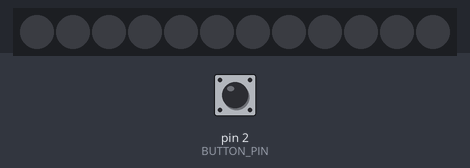
This sketch was run on a simulated Arduino Uno, built with avr-gcc and run on an emulated ATmega328P. Parts: 12 RGB LEDs in strip order, left to right. The inputs (shaded band) are chosen by the test bench; at power-on: pin 2 (BUTTON_PIN) HIGH. Dim RGB values are drawn brighter than linear.

Above: at 1.2 s.
1.3 s: pin 2 (BUTTON_PIN) pulled LOW for 0.15 s
At 1.63 s:
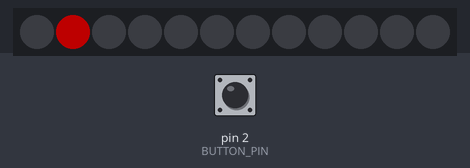
2.0 s: pin 2 (BUTTON_PIN) pulled LOW for 1 s
At 2.7 s:
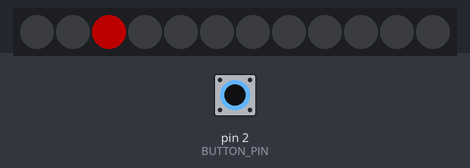
3.6 s: pin 2 (BUTTON_PIN) pulled LOW for 0.15 s
At 3.79 s:
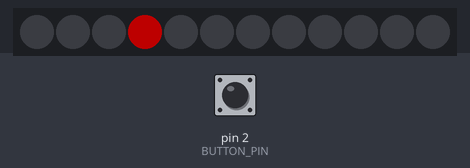
4.3 s: pin 2 (BUTTON_PIN) pulled LOW for 1 s
At 4.84 s:
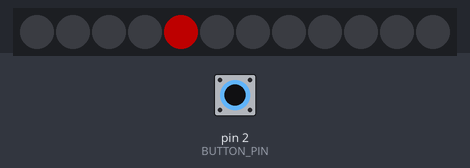
Timing chart, 0 to 6.9 s (numbered marks = the images above; inputs shaded):
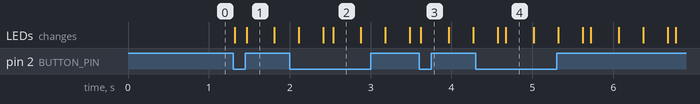

The sketch:

ledring_taster_im_kreis_puls.ino
```cpp
#include <Adafruit_NeoPixel.h>

#define BUTTON_PIN   2    // Digital IO pin connected to the button.  This will be
                          // driven with a pull-up resistor so the switch should
                          // pull the pin to ground momentarily.  On a high -> low
                          // transition the button press logic will execute.

#define PIXEL_PIN    11    // Digital IO pin connected to the NeoPixels.

#define PIXEL_COUNT 12

// Parameter 1 = number of pixels in strip,  neopixel stick has 8
// Parameter 2 = pin number (most are valid)
// Parameter 3 = pixel type flags, add together as needed:
//   NEO_RGB     Pixels are wired for RGB bitstream
//   NEO_GRB     Pixels are wired for GRB bitstream, correct for neopixel stick
//   NEO_KHZ400  400 KHz bitstream (e.g. FLORA pixels)
//   NEO_KHZ800  800 KHz bitstream (e.g. High Density LED strip), correct for neopixel stick
Adafruit_NeoPixel strip = Adafruit_NeoPixel(PIXEL_COUNT, PIXEL_PIN, NEO_GRB + NEO_KHZ800);

bool oldState = HIGH;
int lightpos = PIXEL_COUNT;
int intensityloop = 10;
int f = 7;

void setup() {
  pinMode(BUTTON_PIN, INPUT_PULLUP);
  strip.begin();
  strip.show(); // Initialize all pixels to 'off'

//  Serial.begin(9600);

}

void loop() {
    // Get current button state.
  bool newState = digitalRead(BUTTON_PIN);

  // Check if state changed from high to low (button press).
  if (newState == LOW && oldState == HIGH) {
    // Short delay to debounce button.
    delay(20);
    // Check if button is still low after debounce.
    newState = digitalRead(BUTTON_PIN);
    if (newState == LOW) {
//      Serial.println('B');
      strip.setPixelColor(lightpos, 0);
      lightpos = (lightpos + 1 ) % PIXEL_COUNT;
    }
  }

  // Set the last button state to the old state.
  oldState = newState;

  intensityloop = (intensityloop + 1) % 180;
  int intensity = sin(intensityloop * 3.14 / 180.0) * 64 + 16;
  strip.setPixelColor(lightpos, intensity, 0, 0);
  strip.show();
  delay(5);
}
```

Measured:
- after the input at 1.3 s, the LEDs: first change at once (image 1 shows a later state)
